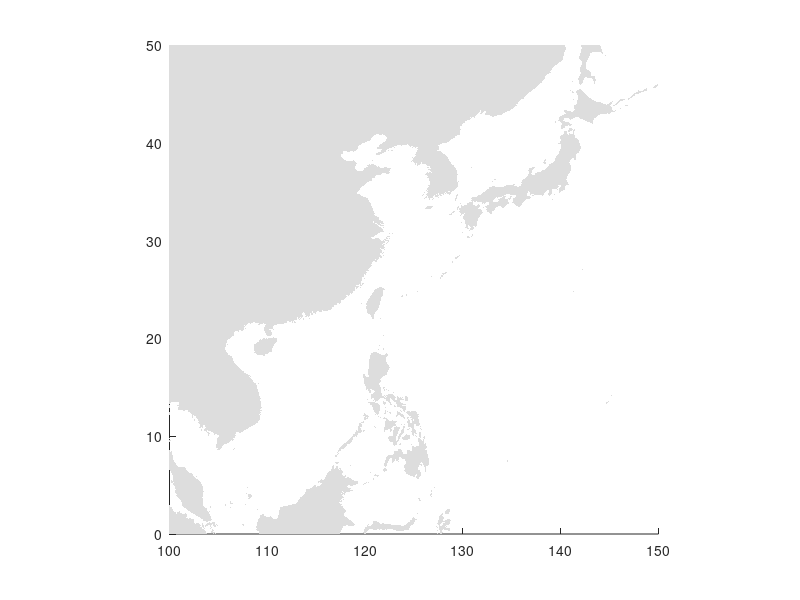

This figure's MATLAB source:
function bln_cn()
load cn;
mcolor = [221 221 221]/255;
stno = 1;
while(stno<length(lon))
    num = lon(stno);
    stno = stno + 1;
    patch(lon(stno:stno + num-1),lat(stno:stno + num-1),mcolor,'EdgeColor','none');hold on;
    stno = stno + num;
end
axis equal;
axis([100 150 0 50]);